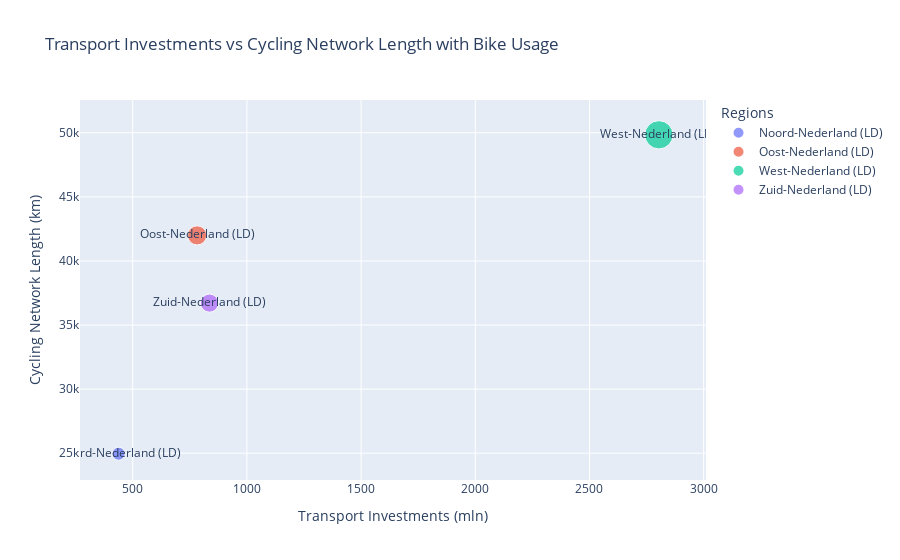

Write notebook code for a chart like this one.
### Code cell
import pandas as pd
import plotly.express as px


file_investment = r'D:\Git\Python-project\Municipal_budgets__income_and_expenditures_by_region_and_size_class_14102024_204722.csv'
file_network = r'D:\Git\Python-project\Lengte_van_fietsnetwerk__fietswegkenmerken__regio__02112024_172141.csv'
file_travels = r'D:\Git\Python-project\Total_transport_performance_in_the_Netherlands__modes_of_travel_and_regions_14102024_194424.csv'
df_investment = pd.read_csv(file_investment, delimiter = ';')
df_network = pd.read_csv(file_network, delimiter = ';')
df_travels = pd.read_csv(file_travels, delimiter = ';')

df_investment = df_investment[['Total traffic, transportation and wate..', 'Regions']]
df_network = df_network[['Total cycle network length', 'Regions']]
df_travels = df_travels[['Bike', 'Regions']]

df = pd.merge(df_investment, df_network, on = 'Regions')
df = pd.merge(df, df_travels, on = 'Regions')

fig = px.scatter(
    df, 
    x='Total traffic, transportation and wate..', 
    y='Total cycle network length', 
    color='Regions',  
    size='Bike',
    title="Transport Investments vs Cycling Network Length with Bike Usage",
    labels={
        "Total traffic, transportation and wate..": "Transport Investments (mln)",
        "Total cycle network length": "Cycling Network Length (km)",
        "Regions": "Regions"
    },
    text='Regions'
)
fig.show()

### Figure 1 — Plotly figure (JSON) as saved in the notebook; plotly's stock layout.template omitted (floating-point values rounded to 4 significant figures)
{"data": [{"hovertemplate": "Regions=%{text}<br>Transport Investments (mln)=%{x}<br>Cycling Network Length (km)=%{y}<br>Bike=%{marker.size}<extra></extra>", "legendgroup": "Noord-Nederland (LD)", "marker": {"color": "#636efa", "size": [1.8], "sizemode": "area", "sizeref": 0.02125, "symbol": "circle"}, "mode": "markers+text", "name": "Noord-Nederland (LD)", "orientation": "v", "showlegend": true, "text": ["Noord-Nederland (LD)"], "type": "scatter", "x": [438], "xaxis": "x", "y": [24961], "yaxis": "y"}, {"hovertemplate": "Regions=%{text}<br>Transport Investments (mln)=%{x}<br>Cycling Network Length (km)=%{y}<br>Bike=%{marker.size}<extra></extra>", "legendgroup": "Oost-Nederland (LD)", "marker": {"color": "#EF553B", "size": [3.9], "sizemode": "area", "sizeref": 0.02125, "symbol": "circle"}, "mode": "markers+text", "name": "Oost-Nederland (LD)", "orientation": "v", "showlegend": true, "text": ["Oost-Nederland (LD)"], "type": "scatter", "x": [782], "xaxis": "x", "y": [42000.0], "yaxis": "y"}, {"hovertemplate": "Regions=%{text}<br>Transport Investments (mln)=%{x}<br>Cycling Network Length (km)=%{y}<br>Bike=%{marker.size}<extra></extra>", "legendgroup": "West-Nederland (LD)", "marker": {"color": "#00cc96", "size": [8.5], "sizemode": "area", "sizeref": 0.02125, "symbol": "circle"}, "mode": "markers+text", "name": "West-Nederland (LD)", "orientation": "v", "showlegend": true, "text": ["West-Nederland (LD)"], "type": "scatter", "x": [2804], "xaxis": "x", "y": [49840.0], "yaxis": "y"}, {"hovertemplate": "Regions=%{text}<br>Transport Investments (mln)=%{x}<br>Cycling Network Length (km)=%{y}<br>Bike=%{marker.size}<extra></extra>", "legendgroup": "Zuid-Nederland (LD)", "marker": {"color": "#ab63fa", "size": [3.5], "sizemode": "area", "sizeref": 0.02125, "symbol": "circle"}, "mode": "markers+text", "name": "Zuid-Nederland (LD)", "orientation": "v", "showlegend": true, "text": ["Zuid-Nederland (LD)"], "type": "scatter", "x": [836], "xaxis": "x", "y": [36710.0], "yaxis": "y"}], "layout": {"autosize": true, "legend": {"itemsizing": "constant", "title": {"text": "Regions"}, "tracegroupgap": 0}, "title": {"text": "Transport Investments vs Cycling Network Length with Bike Usage"}, "xaxis": {"anchor": "y", "autorange": true, "domain": [0, 1], "range": [278.0, 2993.0], "title": {"text": "Transport Investments (mln)"}, "type": "linear"}, "yaxis": {"anchor": "x", "autorange": true, "domain": [0, 1], "range": [22050.0, 54290.0], "title": {"text": "Cycling Network Length (km)"}, "type": "linear"}}}
